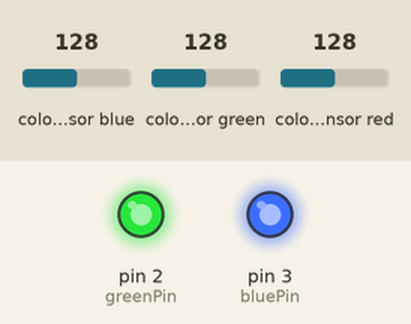
Bench run of a sketch on a simulated Arduino Uno, built with avr-gcc and run on an emulated ATmega328P. Shown: output pins drawn as LEDs (lit = HIGH). Wiring (inferred from the names in the program): TCS3200 colour sensor: output pin 4; S2 pin 7; S3 pin 8. The test bench sets the inputs (shaded band); at power-on: colour sensor blue 128, colour sensor green 128, colour sensor red 128. Pins used as bus, display or sensor lines are not drawn; what the sketch prints to the serial monitor is not drawn.

Above: at 0.1 s.
Timing chart, 0 to 1.6 s (numbered marks = the images above):
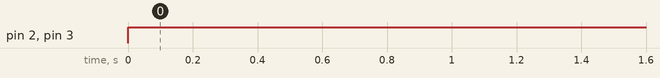

The sketch:

Color_sensor.ino
```cpp
int redPin = 1 ;
int greenPin = 2 ;
int bluePin = 3 ;

int S2 = 7 ;
int S3 = 8 ;
int outPin = 4 ;

int rColorStrength;
int gColorStrength;
int bColorStrength;                       //int to float

 unsigned int  pulseWidth ;                //float pulseWidth

void setup() {
  // put your setup code here, to run once:
Serial.begin(9600);

pinMode(redPin,OUTPUT);
pinMode(greenPin,OUTPUT);
pinMode(bluePin,OUTPUT);

pinMode(S2,OUTPUT);
pinMode(S3,OUTPUT);
pinMode(outPin,INPUT);

}

void loop() {
//Common Anode RGB LED

  //Lets start by reading the red component .
  //S2 and S3 should be set LOW.
  digitalWrite(S2,LOW);
  digitalWrite(S3,LOW);
   pulseWidth = pulseIn(outPin,LOW);
   rColorStrength = pulseWidth/400-1          ;                             //pulseWidth 102400 max.


   //Lets start by reading the green component .
  //S2 and S3 should be set HIGH.
  digitalWrite(S2,HIGH);
  digitalWrite(S3,HIGH);
   pulseWidth = pulseIn(outPin,LOW);
   gColorStrength =  pulseWidth/400-1          ;


   //Lets start by reading the blue component .
  //S2 and S3 should be set LOW and HIGH respectively.
  digitalWrite(S2,LOW);
  digitalWrite(S3,HIGH);
   pulseWidth = pulseIn(outPin,LOW);
   bColorStrength =   pulseWidth/400-1          ;                          // pulseWidth 102400 max .


  Serial.print(rColorStrength);
  Serial.print(",");
  Serial.print(gColorStrength);
  Serial.print(",");
  Serial.println(bColorStrength);

 if (rColorStrength <= 5 ) {
  rColorStrength = rColorStrength ;
  gColorStrength = 255 ;
  bColorStrength = 255 ;
 }

 else
 {
 if(rColorStrength < gColorStrength && gColorStrength < bColorStrength ) {   //RGB
  rColorStrength = rColorStrength ;
  gColorStrength = bColorStrength ;
  bColorStrength = 255 ;
 }

  if(rColorStrength < bColorStrength && bColorStrength < gColorStrength ) {   //RBG
  rColorStrength = rColorStrength ;
  bColorStrength = bColorStrength  ;
  gColorStrength = 255 ;
 }

 if(gColorStrength < rColorStrength && rColorStrength < bColorStrength ) {    //GRB
  gColorStrength= gColorStrength;
  rColorStrength = rColorStrength ;
  bColorStrength = 255 ;
 }

 if(gColorStrength < bColorStrength && bColorStrength < rColorStrength ) {    //GBR
  gColorStrength =  gColorStrength;
  bColorStrength =  bColorStrength;
  rColorStrength = 255 ;
 }

if(bColorStrength < rColorStrength && rColorStrength < gColorStrength ) {     //BRG
  bColorStrength = bColorStrength ;
  rColorStrength = rColorStrength ;
  gColorStrength = 255 ;
 }

 if(bColorStrength < gColorStrength && gColorStrength < rColorStrength ) {     //BGR
  bColorStrength = bColorStrength ;
  gColorStrength = gColorStrength ;
  rColorStrength = 255 ;
 }
 }

 analogWrite(redPin,rColorStrength);
 analogWrite(greenPin,gColorStrength);
 analogWrite(bluePin,bColorStrength);
}
```

Measured:
- by itself, pin 2 (greenPin), pin 3 (bluePin): LOW → HIGH at 0.00 s
